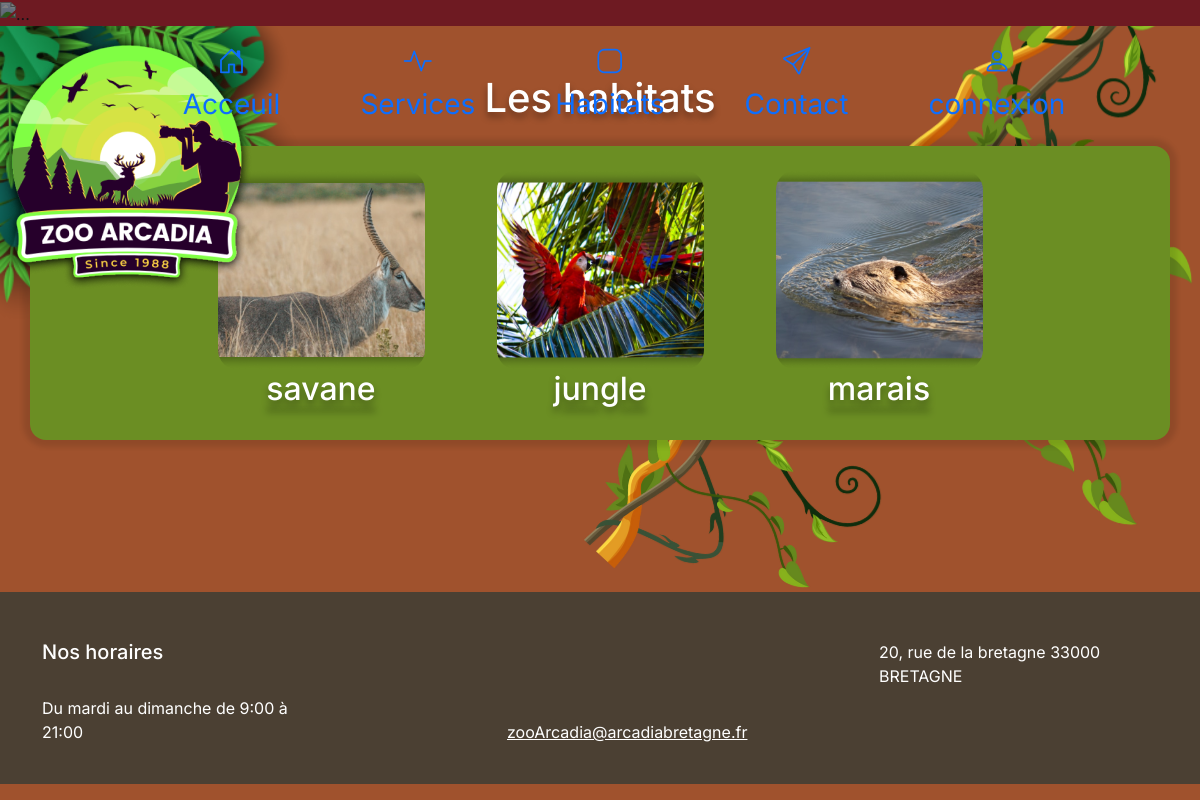
/pages/habitat.php, run on the app's committed database.
### tables this page shows
CREATE TABLE habitat
(
    id integer AUTO_INCREMENT PRIMARY KEY,
    titre varchar(250) not null,
    images integer,
    liens varchar(250),
    foreign key (images) REFERENCES images(id)
);

CREATE TABLE images
(
    id integer AUTO_INCREMENT PRIMARY KEY,
    chemin varchar(250) null,
    infos varchar(250)
);

### lib/content-index.php (called while the page is built, shortened)
<?php
function getContentHabitat($pdo){
    $query=$pdo->prepare("SELECT * FROM habitat Left JOIN images on habitat.images =images.id;") ;
    $query->execute() ;
    $contentHabitats=$query->fetchAll(PDO::FETCH_ASSOC) ;
    return $contentHabitats;
};

### pages/habitat.php (the view, shortened to what this page needs)
<?php
    require_once "/xampp/htdocs/ZooArcadia/lib/pdo.php";
    require "/xampp/htdocs/ZooArcadia/lib/content-index.php";
    require_once  "/xampp/htdocs/ZooArcadia/templates/_header.php";
    $contentHabitats=getContentHabitat($pdo);
?>
<h1 class="text-center text-white pt-4 mb-4"> Les habitats</h1>
<div class="pb-3 ">
    <div class=" block-contain container rounded-4 mb-3">
        <div class="d-flex justify-content-center  ">
            <?php foreach($contentHabitats as $key =>$contentHabitat){
            ?>
                <div class="col-md-3 mb-md-0 p-md-4">
                    <a href="<?= $contentHabitat["liens"] ?>" class="d-flex flex-column container-fluid justify-center link-offset-2 link-underline link-underline-opacity-0 custom-img image-link">
                            <img src="<?= $contentHabitat["chemin"] ?>" class="habitat-img img-fluid" alt="image du zoo">
                            <h2 class="text-center text-white"><?= $contentHabitat["titre"] ?></h2>
                    </a>
                </div>
            <?php } ?>
        </div>
</div>
</div>
<?php  require_once "/xampp/htdocs/ZooArcadia/templates/_footer.php";

### templates/_header.php (shortened to what this page needs)
<?php
$navLinks =[
    "index.php"=>[
        "path"=> "/index.php",
        "head_title"=> "Acceuil : Zoo Arcadia",
        "title"=> "Acceuil",
        "meta-description"=>"Découvrez le Zoo Arcadia, un espace écologique dédié à la préservation des espèces et à l’éducation environnementale. Visitez des habitats naturels recréés et soutenez nos initiatives de conservation durable.",
        "icons"=>'<i class="bi bi-house-door"></i>'
    ],
    "services.php"=>[
        "path"=> "/pages/services.php",
        "head_title"=> "Services : Zoo Arcadia",
        "title"=> "Services",
        "meta-description"=>"Profitez des services du Zoo Arcadia : restauration éco-responsable, visites guidées gratuites des habitats et balades en petit train pour explorer notre zoo engagé dans la conservation.",
        "icons"=>'<i class="bi bi-activity"></i>'
    ],
    "habitat.php"=>[
        "path"=> "/pages/habitat.php",
        "head_title"=> "Habitats : Zoo Arcadia",
        "title"=> "Habitats",
        "meta-description"=>"Profitez des services du Zoo Arcadia : restauration éco-responsable, visites guidées gratuites des habitats et balades en petit train pour explorer notre zoo engagé dans la conservation.",
        "icons"=>'<i class="bi bi-app"></i>'
    ],
    "contact.php"=>[
        "path"=> "/pages/contact.php",
        "head_title"=> "Contacts : Zoo Arcadia",
        "title"=> "Contact",
        "meta-description"=>"Profitez des services du Zoo Arcadia : restauration éco-responsable, visites guidées gratuites des habitats et balades en petit train pour explorer notre zoo engagé dans la conservation.",
        "icons"=>'<i class="bi bi-send"></i>'
    ],
];
?>
<!DOCTYPE html>
<html lang="fr">
<head>
    <link rel="stylesheet" href="/node_modules/bootstrap/dist/css/bootstrap.min.css">
    <link rel="stylesheet" href="/node_modules/bootstrap-icons/font/bootstrap-icons.css">
    <link rel="stylesheet" href="/node_modules/bootstrap-icons/font/bootstrap-icons.css">
    <link rel="stylesheet" href="/scss/main.css">
</head>
<body>
<header class="wrapper-header">
    <img src="/asset/zoo arcadia(2)1.png" alt="" class="logo img-fluid w-nav">
    <div class="mycaroussel-z-index">
        <div class="bg-danger">
            <div id="carouselExampleAutoplaying" class="carousel slide carousel-fade" data-bs-ride="carousel">
                <div class="carousel-inner">
                    <div class="carousel-item active ">
                    </div>
                </div>
            </div>
        </div>
    </div>
    <div class="nav-z-index">
        <nav class="d-flex justify-content-center py-3">
            <ul class="nav nav-pills fs-3">
                <?php
                foreach ($navLinks as $key => $navLink) {
                ?>
                <li class="nav-item ">
                    <a href="<?= $navLink['path'] ?>"class="nav-link d-flex flex-column justify-content-center align-items-center ms-5"><?= $navLink["icons"] ?> <?= $navLink["title"] ?> </a>
                </li>
                <?php  } ?>
                <?php if(isset($_SESSION['user'])){ ?>
                <li><a href="/admin/index.php"class="nav-link d-flex flex-column justify-content-center align-items-center ms-5"><i class="bi bi-person"></i>Dashboard</a></li>
                <li><a href="/pages/logout.php"class="nav-link d-flex flex-column justify-content-center align-items-center ms-5"><i class="bi bi-box-arrow-right"></i>Deconnexion</a></li>
                <?php } else { ?>
                <li><a href="/pages/connexion.php"class="nav-link d-flex flex-column justify-content-center align-items-center ms-5"><i class="bi bi-person"></i>connexion</a></li>
                <?php  } ?>
            </ul>
        </nav>
    </div>
    <div class="filter-z-index"></div>
        </header>
        <main>

### templates/_footer.php (shortened to what this page needs)
</main>
<footer class="text-white ">
        <div class="d-flex justify-content-between container ">
            <div class="text-white mt-4 col-3">
                <h5>Nos horaires</h5>
                <br>
                <p>Du mardi au dimanche de 9:00 à 21:00</p>
            </div>
            <div class="align-self-end mt-4 col-2"><p><a href="mailto:zooArcadia@arcadiabretagne.fr" class=" text-white  ">zooArcadia@arcadiabretagne.fr</a></p>
             </div>
            <div class="mt-4 col-3 "><p >20, rue de la bretagne
                33000 BRETAGNE</p>
            </div>
        </div>
    </footer>
        </body>
</html>

### data on the page
habitat: images.chemin (picture), titre "savane"
habitat: images.chemin (picture), titre "jungle"
habitat: images.chemin (picture), titre "marais"

### other printed values
$navLink["title"] "Acceuil"
$navLink["title"] "Habitats"
